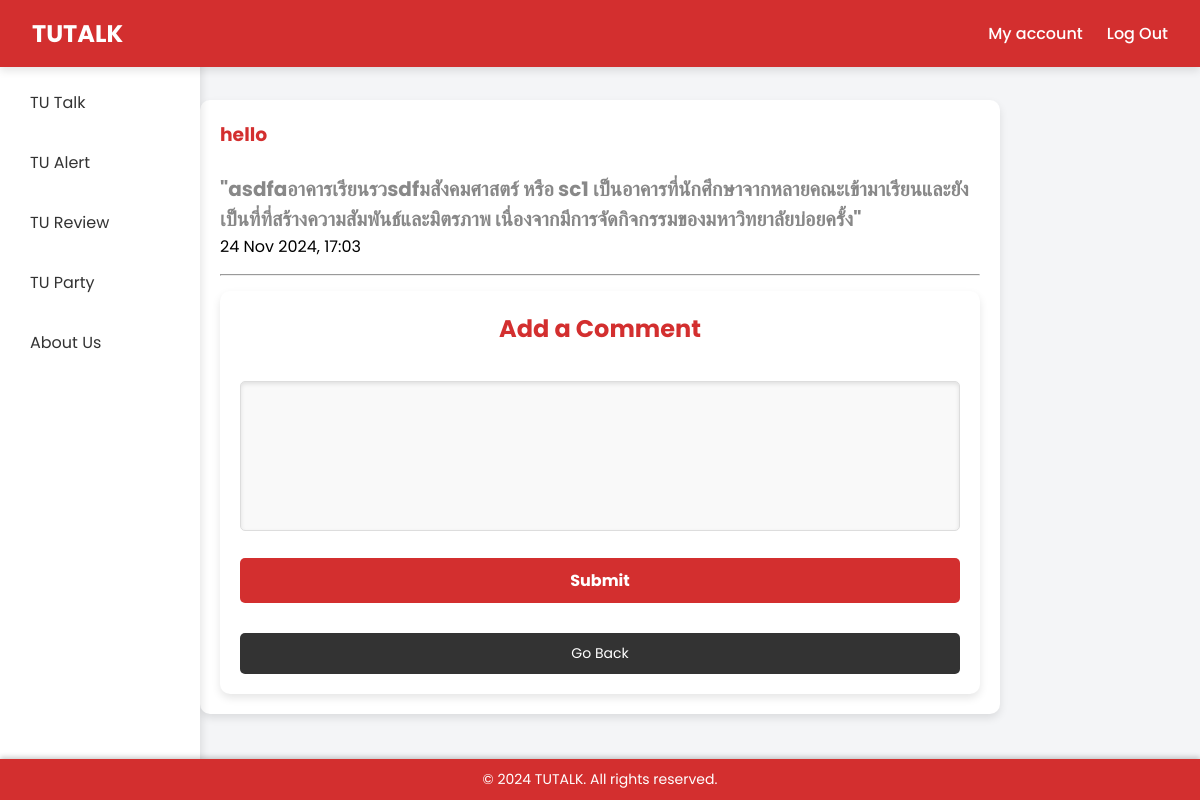
The page /tu_talk/post/18/comment/ (signed in) on the database its author committed.
### tu_talk/models.py (models this page shows, shortened)
class Post(models.Model):
    user = models.ForeignKey(User, on_delete=models.CASCADE, related_name="posts")
    content = models.TextField()
    image = models.ImageField(
        upload_to="posts/images/",
        blank=True,
        null=True,
        validators=[validate_image_extension],
    )
    created_at = models.DateTimeField(auto_now_add=True)

### user_edit/models.py (models this page shows, shortened)
class Profile(models.Model):
    user = models.OneToOneField(User, on_delete=models.CASCADE, related_name='profile')
    display_name = models.TextField(max_length=20, blank=True)
    bio = models.TextField(max_length=500, blank=True)
    FACULTY_CHOICES = [
    ("Law", "Faculty of Law"),
    ("Commerce and Accountancy", "Faculty of Commerce and Accountancy"),
    ("Political Science", "Faculty of Political Science"),
    ("Economics", "Faculty of Economics"),
    ("Social Administration", "Faculty of Social Administration"),
    ("Liberal Arts", "Faculty of Liberal Arts"),
    ("Journalism and Mass Communication", "Faculty of Journalism and Mass Communication"),
    ("Sociology and Anthropology", "Faculty of Sociology and Anthropology"),
    ("Science and Technology", "Faculty of Science and Technology"),
    ("Engineering", "Faculty of Engineering"),
    ("Medicine", "Faculty of Medicine"),
    ("Public Health", "Faculty of Public Health"),
    ("Allied Health Sciences", "Faculty of Allied Health Sciences"),
    ("Nursing", "Faculty of Nursing"),
    ("Architecture and Planning", "Faculty of Architecture and Planning"),
    ("Fine and Applied Arts", "Faculty of Fine and Applied Arts"),
    ("Learning Sciences and Education", "Faculty of Learning Sciences and Education"),
    ("Innovation in Social Sciences", "Faculty of Innovation in Social Sciences"),
    ("Pridi Banomyong International College", "Pridi Banomyong International College"),
    ("College of Interdisciplinary Studies", "College of Interdisciplinary Studies"),
    ("School of Global Studies", "School of Global Studies"),
    ("Chulabhorn International College of Medicine", "Chulabhorn International College of Medicine"),
    ("College of Innovation", "College of Innovation"),
    ("Sirindhorn International Institute of Technology", "Sirindhorn International Institute of Technology"),
]
    faculty = models.CharField(max_length=255, choices=FACULTY_CHOICES, blank=True)
    line = models.TextField(blank=True)
    instagram = models.TextField(blank=True)
    profile_picture = models.ImageField(
        upload_to='profile_picture/',
        blank=True,
        null=True,
        default='profile_picture/default_profile_picture.png'  # Path to default profile picture
    )

### tu_talk/views.py (the view)
# urls.py: path("post/<int:post_id>/comment/", views.add_comment, name="add_comment"),
@login_required
def add_comment(request, post_id):
    post = get_object_or_404(Post, id=post_id)
    if request.method == "POST":
        form = CommentForm(request.POST)
        if form.is_valid():
            comment = form.save(commit=False)
            comment.user = request.user
            comment.post = post
            comment.save()
            return redirect("tu_talk:view_all_comments", post_id=post.id)
    else:
        form = CommentForm()
    return render(request, "tu_talk/add_comment.html", {"form": form, "post": post})

### tu_talk/forms.py
class CommentForm(forms.ModelForm):
    class Meta:
        model = Comment
        fields = ["content"]

### tu_talk/templates/tu_talk/add_comment.html (shortened to what this page needs)
{% load static %}
<!DOCTYPE html>
<html lang="en">
<head>
    <link rel="stylesheet" href="{% static 'css/style_view_post.css' %}">
</head>
<body>
    <nav class="navbar">
        <a href="{% url 'user_home' %}" class="logo">TUTALK</a>
        <div class="nav-links">
            <a href="{% url 'user_edit:profile' %}">My account</a>
            <a href="{% url 'home' %}">Log Out</a>
        </div>
    </nav>
    <div class="left-menu">
        <a href="{% url 'tu_talk:post_list' %}"
            class="{% if request.resolver_match.url_name == 'post_list' %}active{% endif %}">
            TU Talk
        </a>
        <a href="{% url 'tu_alert:alert_list' %}" class="{% if request.resolver_match.url_name == 'home' %}active{% endif %}">
            TU Alert
        </a>
        <a href="{% url 'tu_review:tu_review' %}" class="{% if request.resolver_match.url_name == 'home' %}active{% endif %}">
            TU Review
        </a>
        <a href="{% url 'tu_party:party_list' %}" class="{% if request.resolver_match.url_name == 'party_list' %}active{% endif %}">
            TU Party
        </a>
        <a href="{% url 'about' %}" class="{% if request.resolver_match.url_name == 'about' %}active{% endif %}">
            About Us
        </a>
    </div>
    <div class="main-content">
        {% if post.image %}
            <div class="post-info">
            <div class="post-user">
                <h3>{% if post.user.profile.display_name %}{{ post.user.profile.display_name }}{% else %}{{ post.user.username}}{% endif %}</h3>
            </div>
            <div class="post-image">
                <img src="{{ post.image.url }}" alt="Post Image" style="max-width: 100%; border-radius: 8px;">
            </div>
            <div class="post-content">
                <h4>"{{ post.content }}"</h4>
                <p>{{ post.created_at|date:"d M Y, H:i" }}</p>
            </div>
        {% else %}
            <div class="post-user">
                <h3>{% if post.user.profile.display_name %}{{ post.user.profile.display_name }}{% else %}{{ post.user.username}}{% endif %}</h3>
            </div>
            <div class="post-content">
                <h4>"{{ post.content }}"</h4>
                <p>{{ post.created_at|date:"d M Y, H:i" }}</p>
            </div>
        {% endif %}
        <hr></hr>
        <div class="form-container">
            <h1>Add a Comment</h1>
            <form action="{% url 'tu_talk:add_comment' post.id %}" method="post">
                <textarea id="id_content" name="content"></textarea>
                <button type="submit">Submit</button>
            </form>
            <a href="javascript:history.back()"class="back-to-posts">Go Back</a>
        </div>
    </div>
    <footer class="footer">
        <p>&copy; 2024 TUTALK. All rights reserved.</p>
    </footer>
</body>
</html>

### tu_talk/static/css/style_view_post.css (style rules this page uses)
* { margin: 0; padding: 0; box-sizing: border-box; font-family: 'Poppins', sans-serif; }
body { font-family: 'Kanit', sans-serif; background-color: #f4f5f7; display: flex; }
.navbar { background-color: #D32F2F; padding: 1rem 2rem; display: flex; align-items: center; justify-content: space-between; width: 100%; position: fixed; top: 0; z-index: 1000; box-shadow: 0 4px 8px rgba(0, 0, 0, 0.1); color: #fff; }
.navbar .logo { font-size: 1.5rem; font-weight: bold; text-decoration: none; color: #fff; margin-right: auto; }
.navbar .nav-links { display: flex; gap: 1.5rem; margin-left: auto; }
.navbar .nav-links a { color: #fff; text-decoration: none; font-weight: 500; transition: color 0.3s; }
.left-menu { width: 200px; padding: 20px; background-color: #ffffff; height: calc(100vh - 60px); position: fixed; top: 60px; left: 0; color: #030303; font-family: 'Roboto', sans-serif; box-shadow: 2px 0 8px rgba(0, 0, 0, 0.1); }
.left-menu a { display: block; color: #333; text-decoration: none; margin-bottom: 15px; font-size: 1rem; padding: 10px; border-radius: 8px; transition: background-color 0.3s; }
.main-content { margin-top: 100px; padding: 20px; flex: 1; max-width: 700px; margin-left: auto; margin-right: auto; }
.main-content h1 { font-size: 22px; margin-bottom: 20px; }
.main-content { margin-top: 100px; margin-left: auto; margin-right: auto; padding: 20px; background-color: #ffffff; border-radius: 10px; box-shadow: 0 4px 8px rgba(0, 0, 0, 0.1); width: calc(100% - 500px); max-width: 800px; min-width: 300px; display: flex; flex-direction: column; gap: 15px; }
.post-user h3 { color: #d32f2f; margin-bottom: 10px; }
.post-content h4 { font-size: 20px; margin: 0; color: #888; line-height: 1.5; }
.footer { position: fixed; bottom: 0; left: 0; width: 100%; background-color: #d32f2f; color: #ffffff; text-align: center; padding: 10px 0; font-size: 14px; z-index: 1000; box-shadow: 0 -2px 5px rgba(0, 0, 0, 0.2); }
.footer p { margin: 0; }
.footer, .footer * { color: #fff !important; }
.form-container { display: flex; flex-direction: column; gap: 15px; width: 100%; max-width: 800px; margin: 0 auto; padding: 20px; background-color: #ffffff; border-radius: 10px; box-shadow: 0 4px 8px rgba(0, 0, 0, 0.1); }
.form-container h1 { font-size: 24px; color: #d32f2f; margin-bottom: 20px; text-align: center; }
.form-container form { width: 100%; }
.form-container form button { width: 100%; padding: 10px 20px; background-color: #d32f2f; color: white; border: none; border-radius: 5px; font-size: 16px; font-weight: bold; cursor: pointer; transition: background-color 0.3s; }
.form-container .back-to-posts { display: inline-block; margin-top: 15px; padding: 10px 20px; background-color: #333; color: white; text-decoration: none; border-radius: 5px; font-size: 14px; text-align: center; transition: background-color 0.3s; }
textarea, input[type="file"] { margin-bottom: 15px; padding: 10px; border: 1px solid #ccc; border-radius: 10px; font-size: 14px; }
textarea { width: 100%; max-width: 100%; height: 150px; border: 1px solid #ddd; border-radius: 5px; padding: 10px; font-size: 16px; font-family: 'Poppins', sans-serif; background-color: #f9f9f9; box-shadow: inset 0 2px 4px rgba(0, 0, 0, 0.1); resize: none; margin-bottom: 20px; }

### rows shown on the page
Post: user.profile.display_name "hello", content "asdfaอาคารเรียนรวsdfมสังคมศาสตร์ หรือ sc1 เป็นอาคารที่นักศึกษาจากหลายคณะเข้ามาเรียนและยังเป็นที่ที่สร้างความสัมพันธ์และมิตรภาพ เนื่องจากมีการจัดกิจกรรมของมหาวิทยาลัยบ่อยครั้ง", created_at "24 Nov 2024, 17:03"
